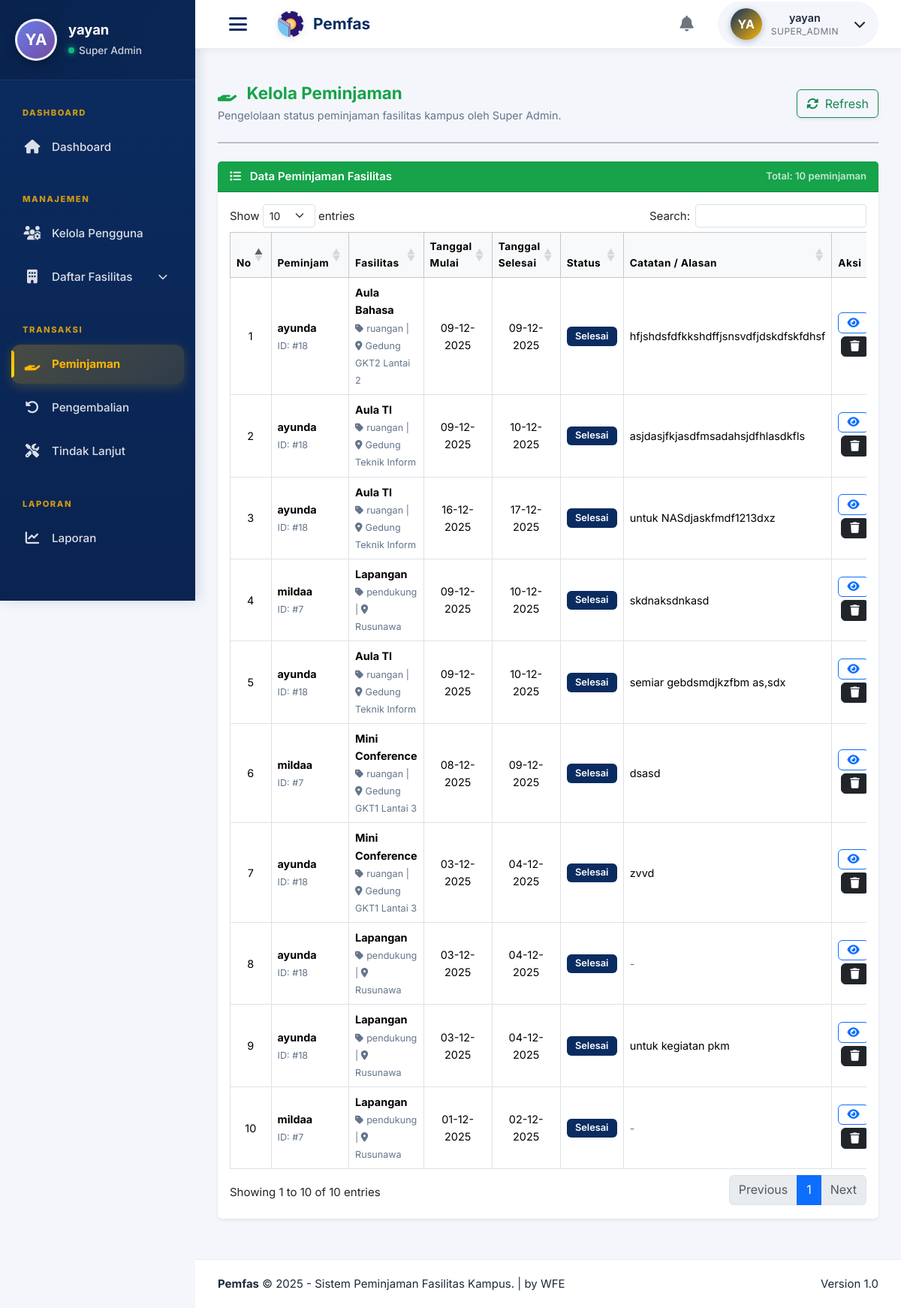
Screenshot of /super_admin/peminjaman.php (signed in) with the database file from the repository.
### tables this page shows
CREATE TABLE `peminjaman` (
  `id_pinjam` int(11) NOT NULL,
  `id_user` int(11) NOT NULL,
  `tanggal_mulai` date DEFAULT NULL,
  `tanggal_selesai` date DEFAULT NULL,
  `status` enum('draft','usulan','diterima','ditolak','selesai') DEFAULT 'draft',
  `dokumen_peminjaman` varchar(255) DEFAULT NULL,
  `alasan_penolakan` text DEFAULT NULL,
  `tanggal_usulan` timestamp NOT NULL DEFAULT current_timestamp(),
  `catatan` text DEFAULT NULL
);

CREATE TABLE `users` (
  `id_user` int(11) NOT NULL,
  `nama` varchar(100) NOT NULL,
  `username` varchar(50) NOT NULL,
  `password` varchar(255) NOT NULL,
  `email` varchar(100) DEFAULT NULL,
  `role` enum('super_admin','bagian_umum','peminjam') DEFAULT 'peminjam',
  `created` timestamp NOT NULL DEFAULT current_timestamp(),
  `last_login` datetime DEFAULT NULL,
  `id_unit` int(11) DEFAULT NULL
);

### super_admin/peminjaman.php (the view, shortened to what this page needs)
<?php
include '../config/koneksi.php';
$sqlList = "
    SELECT
        p.*,
        u.nama,
        COALESCE(GROUP_CONCAT(DISTINCT f.nama_fasilitas SEPARATOR ', '), '-') AS fasilitas_list,
        COALESCE(GROUP_CONCAT(DISTINCT f.lokasi SEPARATOR ', '), '-')          AS lokasi_list,
        COALESCE(GROUP_CONCAT(DISTINCT f.kategori SEPARATOR ', '), '-')        AS kategori_list
    FROM peminjaman p
    JOIN users u ON p.id_user = u.id_user
    LEFT JOIN daftar_peminjaman_fasilitas df ON p.id_pinjam = df.id_pinjam
    LEFT JOIN fasilitas f ON df.id_fasilitas = f.id_fasilitas
    GROUP BY p.id_pinjam
    ORDER BY p.id_pinjam DESC
";
$stmtList = $conn->prepare($sqlList);
$result   = null;
if ($stmtList) {
    $stmtList->execute();
    $result = $stmtList->get_result();
}
include '../includes/admin/header.php';
include '../includes/admin/sidebar.php';
?>
<div id="layoutSidenav_content">
    <?php include '../includes/admin/navbar.php'; ?>
    <main>
        <div class="container-fluid px-4">
            <div class="d-flex justify-content-between align-items-center mb-4 mt-3">
                <div>
                    <h2 class="fw-bold text-success mb-1 peminjaman-title">
                        <i class="fas fa-hand-holding me-2"></i>
                        Kelola Peminjaman
                    </h2>
                    <p class="text-muted mb-0 peminjaman-subtitle">
                        Pengelolaan status peminjaman fasilitas kampus oleh Super Admin.
                    </p>
                </div>
                <a href="peminjaman.php" class="btn btn-outline-success shadow-sm">
                    <i class="fas fa-sync-alt me-1"></i> Refresh
                </a>
            </div>
            <hr class="mt-0 mb-4" style="border-top: 2px solid #0f172a; opacity: .25;">
            <div class="card shadow-sm border-0 mb-4 card-peminjaman">
                <div class="card-header bg-success text-white fw-semibold d-flex justify-content-between align-items-center">
                    <span><i class="fas fa-list me-2"></i> Data Peminjaman Fasilitas</span>
                    <span class="small opacity-75">
                        Total: <?= $result ? $result->num_rows : 0; ?> peminjaman
                    </span>
                </div>
                <div class="card-body">
                    <div class="table-responsive">
                        <table id="datatablesSimple" class="table table-bordered table-hover align-middle">
                            <thead class="table-light text-center">
                                <tr>
                                    <th style="width: 50px;">No</th>
                                    <th>Peminjam</th>
                                    <th>Fasilitas</th>
                                    <th style="width: 120px;">Tanggal Mulai</th>
                                    <th style="width: 120px;">Tanggal Selesai</th>
                                    <th style="width: 120px;">Status</th>
                                    <th>Catatan / Alasan</th>
                                    <th style="width: 280px;">Aksi</th>
                                </tr>
                            </thead>
                            <tbody>
                                <?php
                                $no = 1;
                                if ($result && $result->num_rows > 0):
                                    while ($row = $result->fetch_assoc()):
                                        $status = strtolower($row['status']);
                                        switch ($status) {
                                            case 'selesai':
                                                $badgeClass = 'primary';
                                                $label      = 'Selesai';
                                                break;
                                        }
                                        $alasan_tolak = $row['alasan_penolakan'] ?? '';
                                        $catatan      = $row['catatan'] ?? '';
                                ?>
                                <tr>
                                    <td class="text-center"><?= $no++; ?></td>
                                    <td>
                                        <strong><?= htmlspecialchars($row['nama']); ?></strong><br>
                                        <small class="text-muted">ID: #<?= (int)$row['id_user']; ?></small>
                                    </td>
                                    <td>
                                        <strong><?= htmlspecialchars($row['fasilitas_list']); ?></strong><br>
                                        <small class="text-muted">
                                            <i class="fas fa-tag me-1"></i><?= htmlspecialchars($row['kategori_list']); ?> |
                                            <i class="fas fa-map-marker-alt me-1"></i><?= htmlspecialchars($row['lokasi_list']); ?>
                                        </small>
                                    </td>
                                    <td class="text-center"><?= date('d-m-Y', strtotime($row['tanggal_mulai'])); ?></td>
                                    <td class="text-center"><?= date('d-m-Y', strtotime($row['tanggal_selesai'])); ?></td>
                                    <td class="text-center">
                                        <span class="badge bg-<?= $badgeClass; ?> badge-status">
                                            <?= $label; ?>
                                        </span>
                                    </td>
                                    <td>
                                        <?php if ($status === 'ditolak' && !empty($alasan_tolak)): ?>
                                            <strong class="text-danger">Alasan penolakan:</strong><br>
                                            <span class="text-danger"><?= nl2br(htmlspecialchars($alasan_tolak)); ?></span>
                                            <?php if (!empty($catatan)): ?>
                                                <hr class="my-1">
                                                <small class="text-muted">
                                                    Catatan: <?= nl2br(htmlspecialchars($catatan)); ?>
                                                </small>
                                            <?php endif; ?>
                                        <?php else: ?>
                                            <?= !empty($catatan) ? nl2br(htmlspecialchars($catatan)) : '<span class="text-muted">-</span>'; ?>
                                        <?php endif; ?>
                                    </td>
                                    <td class="text-center">
                                        <button type="button"
                                                class="btn btn-sm btn-outline-primary btn-action me-1 mb-1"
                                                data-bs-toggle="modal"
                                                data-bs-target="#modalDetail<?= $row['id_pinjam']; ?>"
                                                title="Lihat Detail">
                                            <i class="fas fa-eye"></i>
                                        </button>
                                        <a href="peminjaman.php?aksi=hapus&id=<?= $row['id_pinjam']; ?>"
                                           class="btn btn-sm btn-dark btn-action mb-1"
                                           onclick="return confirm('Yakin ingin menghapus peminjaman #<?= $row['id_pinjam']; ?> ?');"
                                           title="Hapus Peminjaman">
                                            <i class="fas fa-trash"></i>
                                        </a>
                                    </td>
                                </tr>
                                <?php
                                    endwhile;
                                endif; ?>
                            </tbody>
                        </table>
                    </div>
                </div>
            </div>
        </div>
    </main>
    <footer class="footer-admin">
        <div class="d-flex justify-content-between align-items-center">
            <div>
                <strong>Pemfas</strong> &copy; <?= date('Y'); ?> - Sistem Peminjaman Fasilitas Kampus. | by WFE
            </div>
            <div>
                Version 1.0
            </div>
        </div>
    </footer>
</div>
<?php include '../includes/admin/footer.php'; ?>
<link rel="stylesheet" href="https://cdn.datatables.net/1.13.6/css/dataTables.bootstrap5.min.css">

### assets/css/admin.css (style rules this page uses)
:root { --primary-color: #0b2c61; --secondary-color: #0a2350; --accent-color: #ffb703; --light-bg: #f4f6fb; --dark-text: #1e293b; --muted-text: #64748b; --border-color: #e5e7eb; --success-color: #16a34a; --warning-color: #f59e0b; --danger-color: #dc2626; --info-color: #0dcaf0; --sidebar-width: 260px; --navbar-height: 65px; }
*, *::before, *::after { margin: 0; padding: 0; box-sizing: border-box; }
html { scroll-behavior: smooth; height: 100%; }
body { font-family: 'Inter', 'Poppins', -apple-system, BlinkMacSystemFont, 'Segoe UI', 'Roboto', sans-serif; background: var(--light-bg); color: var(--dark-text); font-size: 15px; line-height: 1.6; overflow-x: hidden; min-height: 100vh; -webkit-font-smoothing: antialiased; -moz-osx-font-smoothing: grayscale; }
#layoutSidenav_content { margin-left: var(--sidebar-width); flex: 1; width: calc(100% - var(--sidebar-width)); min-height: 100vh; display: flex; flex-direction: column; background: var(--light-bg); transition: all 0.3s cubic-bezier(0.4, 0, 0.2, 1); }
main { flex: 1; padding: 30px; width: 100%; background: var(--light-bg); animation: fadeIn 0.5s ease; }
.container-fluid { width: 100%; max-width: 100%; padding: 0 !important; margin: 0 !important; }
.mb-4 { margin-bottom: 24px !important; }
.footer-admin { width: 100%; padding: 20px 30px; background: white; border-top: 1px solid #e9ecef; margin-top: auto; }
.bg-primary { background-color: var(--primary-color) !important; }
.bg-success { background-color: var(--success-color) !important; }
.text-success { color: var(--success-color) !important; }
.text-muted { color: var(--muted-text) !important; }

### super_admin/peminjaman.php (style rules this page uses)
.peminjaman-title { font-size: 1.4rem; }
.peminjaman-subtitle { font-size: 0.9rem; }
.card-peminjaman table thead th { font-size: 0.85rem; text-transform: none; letter-spacing: .03em; }
.card-peminjaman table tbody td { font-size: 0.9rem; }
.badge-status { font-size: 0.8rem; padding: .4rem .7rem; font-weight: 600; }
.btn-action { padding: 0.35rem 0.7rem; border-radius: 6px; font-size: 0.85rem; display: inline-flex; align-items: center; justify-content: center; }
.btn-action i { font-size: 0.9rem; }

### rows the page displays
peminjaman: id_user.nama "ayunda", id_user "18", fasilitas_list "Aula Bahasa", kategori_list "ruangan", lokasi_list "Gedung GKT2 Lantai 2", tanggal_mulai "09-12-2025", tanggal_selesai "09-12-2025", status "Selesai", catatan "hfjshdsfdfkkshdffjsnsvdfjdskdfskfdhsf"
peminjaman: id_user.nama "ayunda", id_user "18", fasilitas_list "Aula TI", kategori_list "ruangan", lokasi_list "Gedung Teknik Inform", tanggal_mulai "09-12-2025", tanggal_selesai "10-12-2025", status "Selesai", catatan "asjdasjfkjasdfmsadahsjdfhlasdkfls"
peminjaman: id_user.nama "ayunda", id_user "18", fasilitas_list "Aula TI", kategori_list "ruangan", lokasi_list "Gedung Teknik Inform", tanggal_mulai "16-12-2025", tanggal_selesai "17-12-2025", status "Selesai", catatan "untuk NASdjaskfmdf1213dxz"
peminjaman: id_user.nama "mildaa", id_user "7", fasilitas_list "Lapangan", kategori_list "pendukung", lokasi_list "Rusunawa", tanggal_mulai "09-12-2025", tanggal_selesai "10-12-2025", status "Selesai", catatan "skdnaksdnkasd"
peminjaman: id_user.nama "ayunda", id_user "18", fasilitas_list "Aula TI", kategori_list "ruangan", lokasi_list "Gedung Teknik Inform", tanggal_mulai "09-12-2025", tanggal_selesai "10-12-2025", status "Selesai", catatan "semiar gebdsmdjkzfbm as,sdx"
peminjaman: id_user.nama "mildaa", id_user "7", fasilitas_list "Mini Conference", kategori_list "ruangan", lokasi_list "Gedung GKT1 Lantai 3", tanggal_mulai "08-12-2025", tanggal_selesai "09-12-2025", status "Selesai", catatan "dsasd"
peminjaman: id_user.nama "ayunda", id_user "18", fasilitas_list "Mini Conference", kategori_list "ruangan", lokasi_list "Gedung GKT1 Lantai 3", tanggal_mulai "03-12-2025", tanggal_selesai "04-12-2025", status "Selesai", catatan "zvvd"
peminjaman: id_user.nama "ayunda", id_user "18", fasilitas_list "Lapangan", kategori_list "pendukung", lokasi_list "Rusunawa", tanggal_mulai "03-12-2025", tanggal_selesai "04-12-2025", status "Selesai"
peminjaman: id_user.nama "ayunda", id_user "18", fasilitas_list "Lapangan", kategori_list "pendukung", lokasi_list "Rusunawa", tanggal_mulai "03-12-2025", tanggal_selesai "04-12-2025", status "Selesai", catatan "untuk kegiatan pkm"
peminjaman: id_user.nama "mildaa", id_user "7", fasilitas_list "Lapangan", kategori_list "pendukung", lokasi_list "Rusunawa", tanggal_mulai "01-12-2025", tanggal_selesai "02-12-2025", status "Selesai"

### other values shown
$initials "YA"
$namaUser "yayan"
$userInitials "YA"
$role "SUPER_ADMIN"
$result->num_rows "10"
